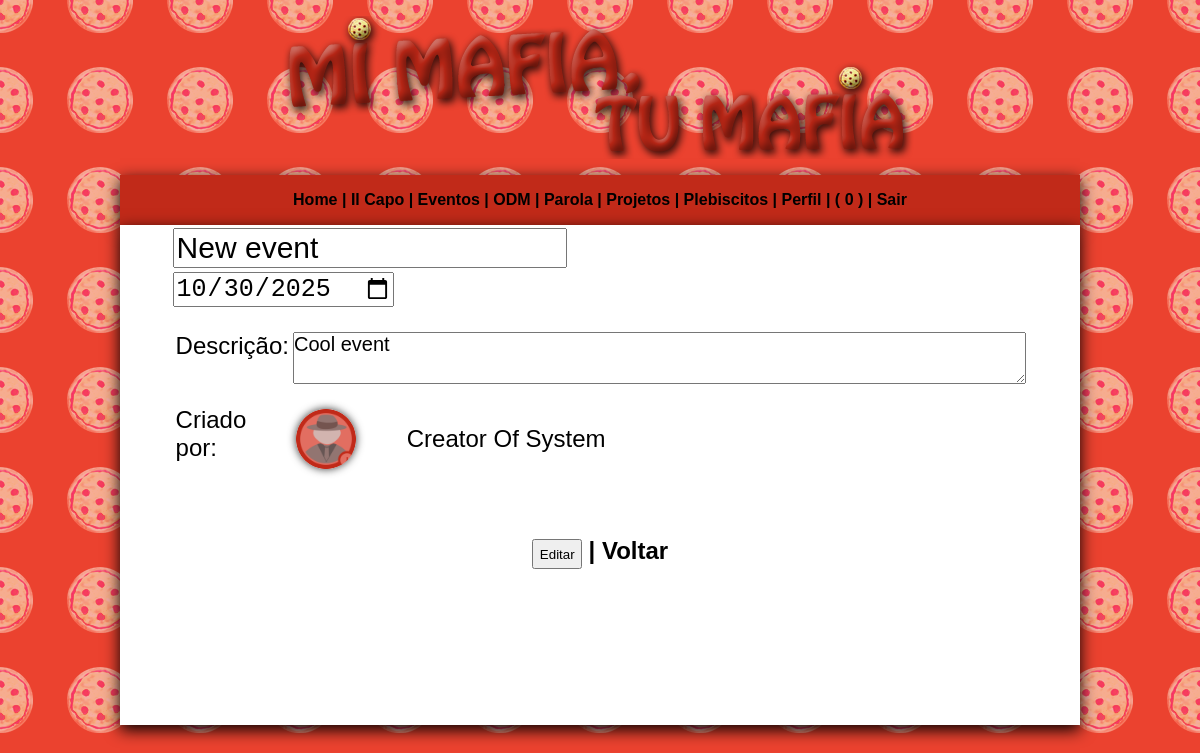
/editevent.php?i=1 (signed in), run on the app's committed database.
### tables this page shows
CREATE TABLE `events` (
  `id_event` int(11) NOT NULL,
  `tit_event` varchar(255) NOT NULL,
  `desc_event` text DEFAULT NULL,
  `data_event` varchar(200) NOT NULL,
  `creat_event` varchar(200) NOT NULL
);

CREATE TABLE `user` (
  `id_user` int(11) NOT NULL,
  `nome_user` varchar(200) NOT NULL,
  `sobrenome_user` varchar(200) NOT NULL,
  `nickname_user` varchar(20) NOT NULL,
  `bday_user` varchar(20) NOT NULL,
  `turno_user` varchar(10) NOT NULL,
  `mail_user` varchar(200) NOT NULL,
  `sexo_user` varchar(20) NOT NULL,
  `pass_user` varchar(200) NOT NULL,
  `desc_user` text NOT NULL,
  `matricula_user` varchar(20) NOT NULL,
  `photo_user` varchar(20) NOT NULL
);

### editevent.php (the view, shortened to what this page needs)
<?php
include('rest.php');
include('conectar.php');
$id_event = $_GET['i'] ?? '';
$query_guy= "SELECT * FROM user WHERE nickname_user = ?";
$stmt_guy = $conexao->prepare($query_guy);
$stmt_guy->bind_param("s", $login_user);
$stmt_guy->execute();
$rs_guy   = $stmt_guy->get_result();
$infoguy  = $rs_guy->fetch_assoc();
$id_user	= $infoguy['id_user'];
$query_event    = "SELECT * FROM events WHERE id_event = ?";
$stmt_event     = $conexao->prepare($query_event);
$stmt_event->bind_param("s", $id_event);
$stmt_event->execute();
$rs_event   = $stmt_event->get_result();
$eventinfo  = $rs_event->fetch_assoc();
$tit_event      = $eventinfo['tit_event'];
$desc_event     = $eventinfo['desc_event'];
$data_event     = $eventinfo['data_event'];
$creat_event    = $eventinfo['creat_event'];
$query_creat = "SELECT * FROM user WHERE id_user = ?";
$stmt_creat = $conexao->prepare($query_creat);
$stmt_creat->bind_param("s", $creat_event);
$stmt_creat->execute();
$rs_creat = $stmt_creat->get_result();
$creatinfus = $rs_creat->fetch_assoc();
$nome_creat     = $creatinfus['nome_user'];
$sobnome_creat  = $creatinfus['sobrenome_user'];
$photo_creat    = $creatinfus['photo_user'];
?>
<!DOCTYPE html PUBLIC "-//W3C//DTD XHTML 1.0 Transitional//EN" "http://www.w3.org/TR/xhtml1/DTD/xhtml1-transitional.dtd">
<html xmlns="http://www.w3.org/1999/xhtml">
<head>
<link rel="stylesheet" href="css/geral.css" type="text/css" />
</head>
<body leftmargin="0" topmargin="0" background="img/back2.png">
<table cellpadding="0" cellspacing="0" width="100%" border="0">
  <tr>
    <td width="10%">&nbsp;</td>
    <td align="center" valign="bottom"><p><img src="img/tit.png"></p></td>
    <td width="10%">&nbsp;</td>
  </tr>
  <tr>
    <td>&nbsp;</td>
    <td bgcolor="#c12a19" align="center" style="box-shadow: 0px 5px 15px #000;" height="50"><?php include ('menu.php');?></td>
    <td>&nbsp;</td>
  </tr>
  <tr>
    <td>&nbsp;</td>
    <td bgcolor="#FFFFFF" style="box-shadow: 0px 5px 15px #000;" height="500" valign="top">
<form action="eventform.php?a=edit" method="post">
    <table width="100%" border="0">
        <tr>
            <td width="5%">&nbsp;</td>
            <td align="left"><input name="tit_event" value="<?=$tit_event?>" style="font-size:30px" placeholder="Titulo" />
            <input type="hidden" value="<?=$id_user?>" name="iu" id="iu" /></td>
            <td width="5%">&nbsp;</td>
        </tr>
        <tr>
            <td>&nbsp;</td>
            <td align="left">
                <input name="data_event" style="font-size:25px" type="date" value="<?=$data_event;?>" placeholder="Data" />
                <br /><br />
            </td>
            <td>&nbsp;</td>
        </tr>
        <tr>
            <td>&nbsp;</td>
            <td>
                <table width="100%">
                    <tr>
                        <td width="5%" valign="top">
                            <font size="+2">Descrição:</font>
                        </td>
                        <td width="95%" align="left">
                            <textarea name="desc_event" style="font-size:20px; width: 100%; height:50px; margin: 0; padding: 0; border-width: 1; font-family:Verdana, Geneva, sans-serif;"><?=$desc_event?></textarea><br /><br />
                        </td>
                    </tr>
                    <tr>
                        <td width="5%" valign="top">
                        <font size="+2">Criado por:</font>
                        </td>
                        <td width="95%" align="left">
                            <table width="100%">
                                <tr>
                                    <td width="15%">
                                        <img src="photos/user/<?=$photo_creat;?>" style="width: 60px;
                                        height: 60px;
                                        border-radius: 40px;
                                        -webkit-border-radius: 50px;
                                        -moz-border-radius: 50px;
                                        background: url(photos/user/<?=$photo_creat?>);
                                        background-size:contain;
                                        box-shadow: 0 0 8px rgba(0, 0, 0, .8);
                                        -webkit-box-shadow: 0 0 8px rgba(0, 0, 0, .8);
                                        -moz-box-shadow: 0 0 8px rgba(0, 0, 0, .8);">
                                    </td>
                                    <td width="85%">
                                        <font size="+2"><?=$nome_creat?> <?=$sobnome_creat?></font>
                                    </td>
                                </tr>
                            </table>
                        </td>
                    </tr>
                </table>
            </td>
            <td>&nbsp;</td>
        </tr>
    </table>
    <br /><br />
    <table width="100%" border="0">
        <tr>
            <td align="center">
                <h2><input type="submit" style="font-family:Verdana, Geneva, sans-serif; width:50px; height:30px;" value="Editar"> | <a href="eventsee.php?i=<?=$id_event?>">Voltar</a></h2>
            </td>
        </tr>
    </table>
</form>
</td>
<td>&nbsp;</td>
</tr>
</table>
</body>
</html>

### css/geral.css (style rules this page uses)
body { font-family:Verdana, Geneva, sans-serif; }
a { text-decoration:none; color:#000; }

### data on the page
events: tit_event "New event", data_event "10/30/2025", desc_event "Cool event"
user: photo_user (picture), nome_user "Creator", sobrenome_user "Of System"
